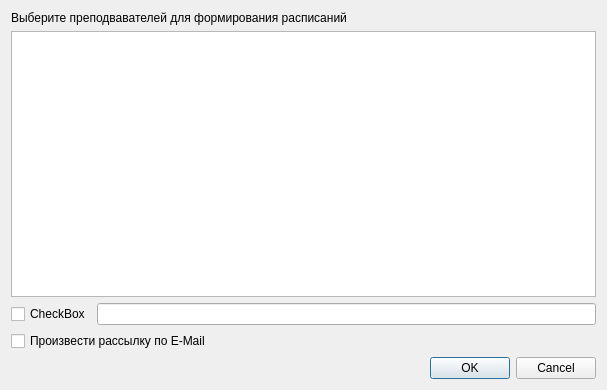
<?xml version="1.0" encoding="UTF-8"?>
<ui version="4.0">
 <class>GeneralExportDialog</class>
 <widget class="QDialog" name="GeneralExportDialog">
  <property name="geometry">
   <rect>
    <x>0</x>
    <y>0</y>
    <width>607</width>
    <height>390</height>
   </rect>
  </property>
  <property name="windowTitle">
   <string>Экспорт расписания для преподавателей</string>
  </property>
  <layout class="QGridLayout" name="gridLayout_2">
   <item row="0" column="0">
    <layout class="QGridLayout" name="gridLayout">
     <item row="0" column="0">
      <layout class="QGridLayout" name="gridLayout_3">
       <item row="4" column="0">
        <layout class="QHBoxLayout" name="horizontalLayout">
         <item>
          <widget class="QCheckBox" name="checkBox_2">
           <property name="text">
            <string>CheckBox</string>
           </property>
          </widget>
         </item>
         <item>
          <widget class="QLineEdit" name="lineEdit"/>
         </item>
        </layout>
       </item>
       <item row="1" column="0">
        <widget class="QTableView" name="tableView"/>
       </item>
       <item row="0" column="0">
        <widget class="QLabel" name="label">
         <property name="text">
          <string>Выберите преподвавателей для формирования расписаний</string>
         </property>
        </widget>
       </item>
       <item row="6" column="0">
        <widget class="QCheckBox" name="checkBox">
         <property name="text">
          <string>Произвести рассылку по E-Mail</string>
         </property>
        </widget>
       </item>
      </layout>
     </item>
     <item row="1" column="0">
      <widget class="QDialogButtonBox" name="buttonBox">
       <property name="orientation">
        <enum>Qt::Horizontal</enum>
       </property>
       <property name="standardButtons">
        <set>QDialogButtonBox::Cancel|QDialogButtonBox::Ok</set>
       </property>
      </widget>
     </item>
    </layout>
   </item>
  </layout>
 </widget>
 <resources/>
 <connections>
  <connection>
   <sender>buttonBox</sender>
   <signal>accepted()</signal>
   <receiver>GeneralExportDialog</receiver>
   <slot>accept()</slot>
   <hints>
    <hint type="sourcelabel">
     <x>248</x>
     <y>254</y>
    </hint>
    <hint type="destinationlabel">
     <x>157</x>
     <y>274</y>
    </hint>
   </hints>
  </connection>
  <connection>
   <sender>buttonBox</sender>
   <signal>rejected()</signal>
   <receiver>GeneralExportDialog</receiver>
   <slot>reject()</slot>
   <hints>
    <hint type="sourcelabel">
     <x>316</x>
     <y>260</y>
    </hint>
    <hint type="destinationlabel">
     <x>286</x>
     <y>274</y>
    </hint>
   </hints>
  </connection>
 </connections>
</ui>
